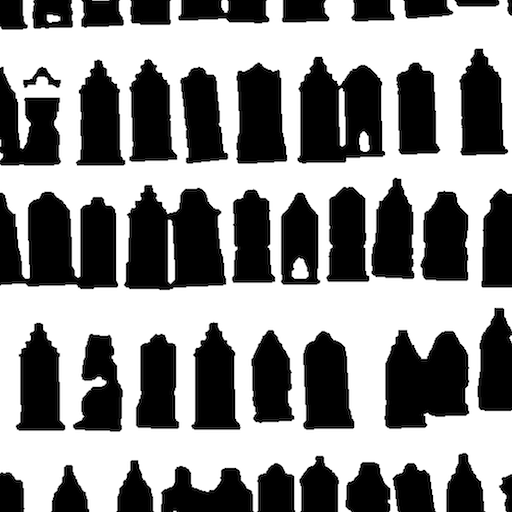
#> input picture data/houses.png, 512 x 512 px, found by its file name
$ python 1.4.3.label.py
#> lines starting #> are read from the running program, lines starting #| are printed output that depends on the picture; after the words box and inside, x2 and y2 are one past the last pixel; in counts of white or black regions, pixels touching at a corner belong together
#!/usr/bin/python
# -*- coding: utf-8 -*-

from PIL import Image
from numpy import *
from scipy.ndimage import measurements,morphology

# 画像を読み込み、閾値処理で2値化する
im = array(Image.open('houses.png').convert('L'))
im = 1*(im<128)
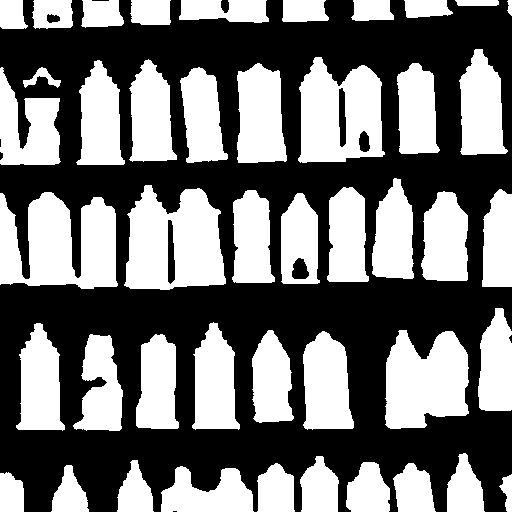
#> im: shape (512, 512) int64; values 0 (black) and 1 (white), 45.3% white; 45 white regions, largest, box (x1, y1, x2, y2) and area: (0, 192, 118, 289) 8286, (124, 185, 226, 290) 7855, (298, 57, 385, 163) 6649

labels, nbr_objects = measurements.label(im)
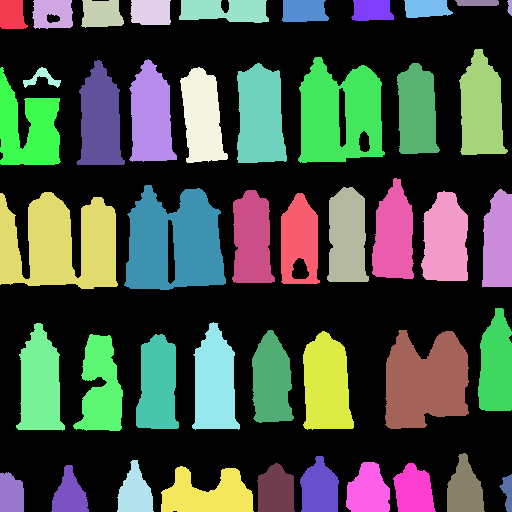
#> labels: shape (512, 512) int32; 46 distinct labels, from 0 to 45; one colour per label, 0 black
#> nbr_objects = 45
print("Number of objects:", nbr_objects)
#| Number of objects: 45

from pylab import *

for i in (im, labels):
  figure()
  gray()
  axis('off')
  imshow(i)
#> this loop made 2 passes
show()
